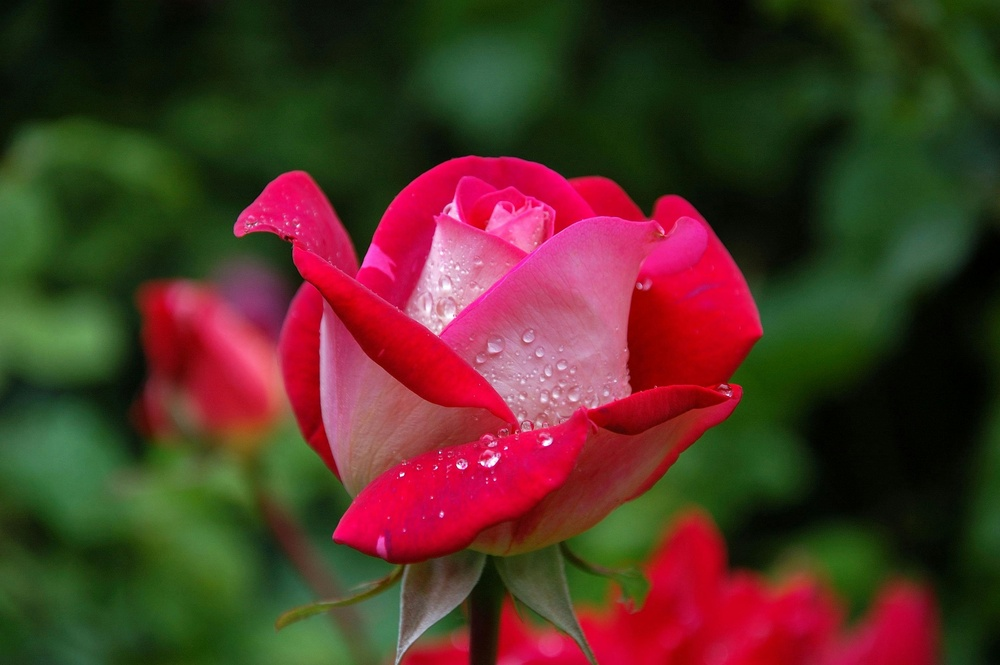
%> input picture test1.jpg, 1000 x 665 px, shrunk from 3008 x 2000 before the run
$ octave filtered_image.m   (GNU Octave 9; MATLAB toolbox functions it lacks are replaced by stand-ins)
%> lines starting %> are read from the running program, lines starting %| are printed output that depends on the picture

image=imread('test1.jpg');
%> image is the input picture: size 665x1000x3 uint8; mean R, G, B 81.6, 51.3, 38.3
subplot(2,2,1),imshow(image),title('Original Image');

noisy_image=imnoise(image,'salt & pepper',0.05);
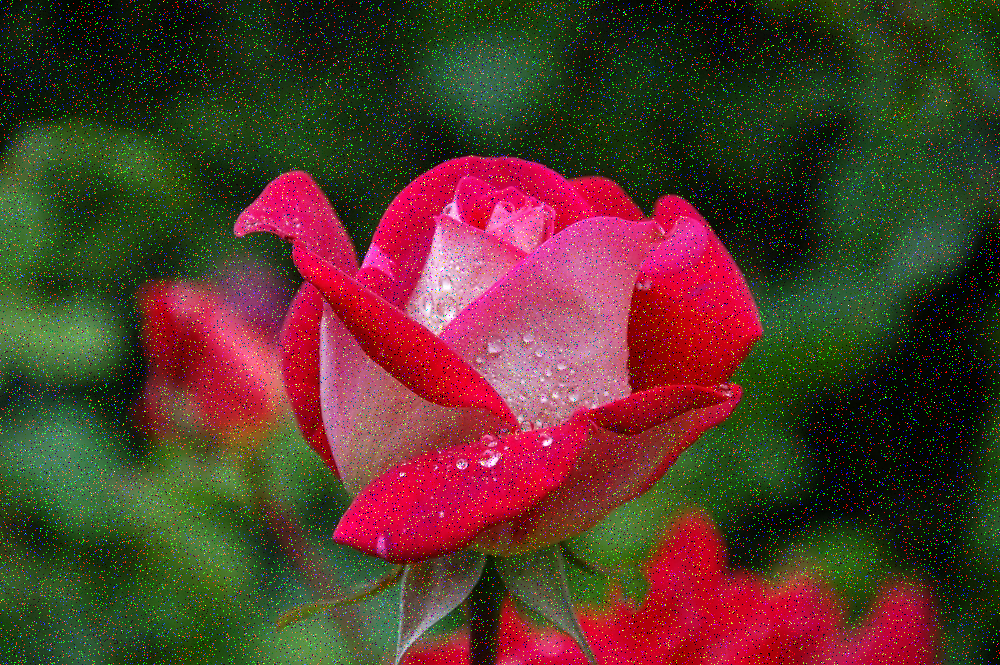
%> noisy_image: size 665x1000x3 uint8; mean R, G, B 83.9, 55.2, 42.7
subplot(2,2,2),imshow(noisy_image),title('Noisy Image');

%Mean filter
mean_filter = ones(3,3)/9;
filter_image = imfilter(noisy_image,mean_filter);
subplot(2,2,3),imshow(filter_image),title('Mean filtered image');

%Mean Square Error (MSE) calculation (Mean Filter)
mse_mean=immse(filter_image,image);
%> mse_mean = 162.4


%Median filter
red_channel=image(:,:,1);
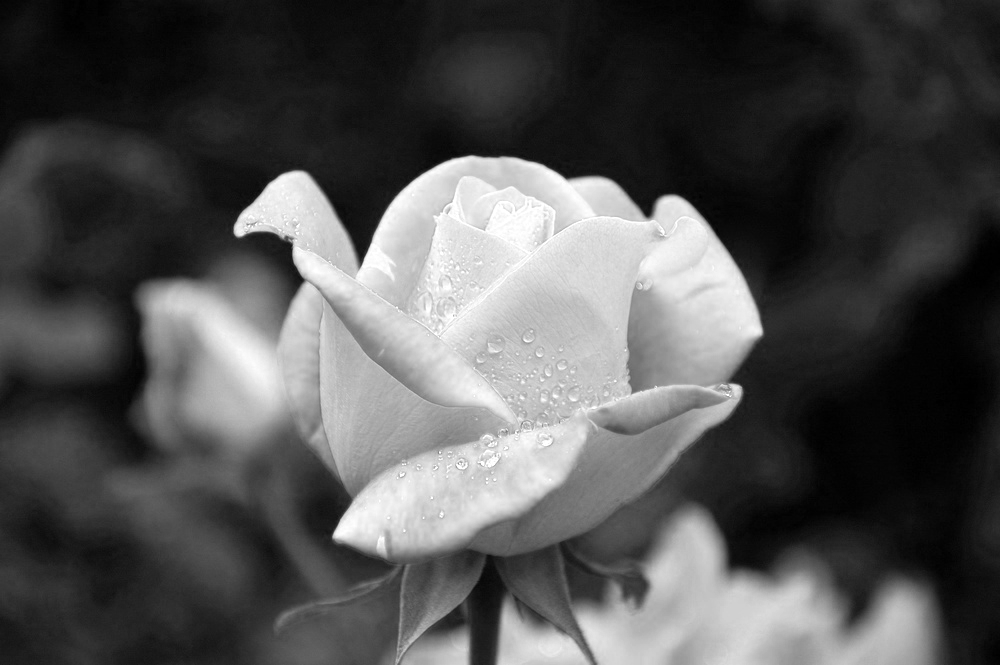
%> red_channel: size 665x1000 uint8; min 0, max 255, mean 81.6
green_channel=image(:,:,2);
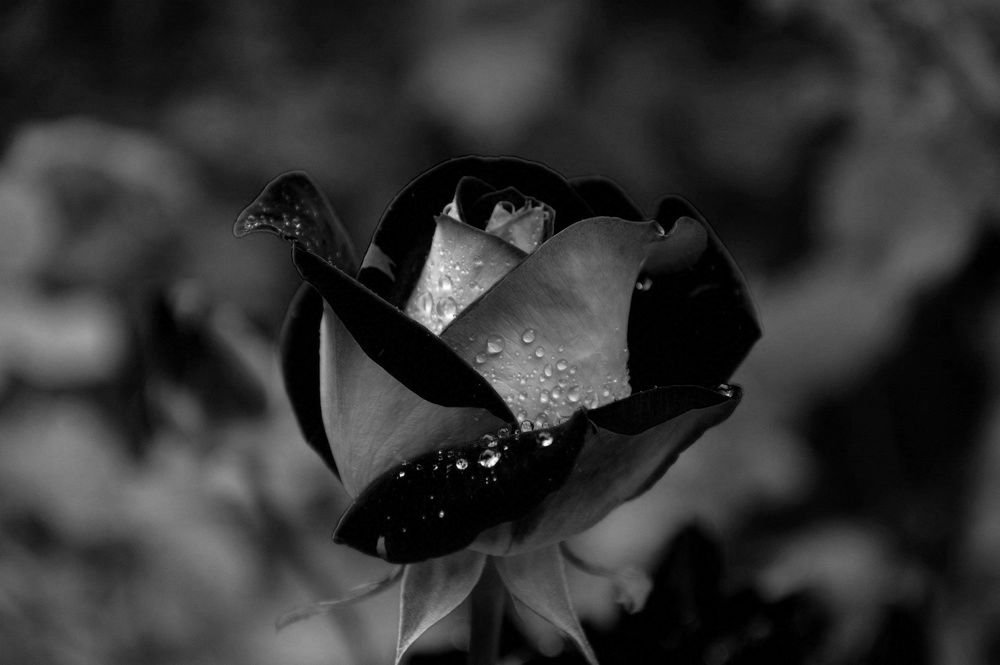
%> green_channel: size 665x1000 uint8; min 0, max 255, mean 51.3

blue_channel=image(:,:,3);
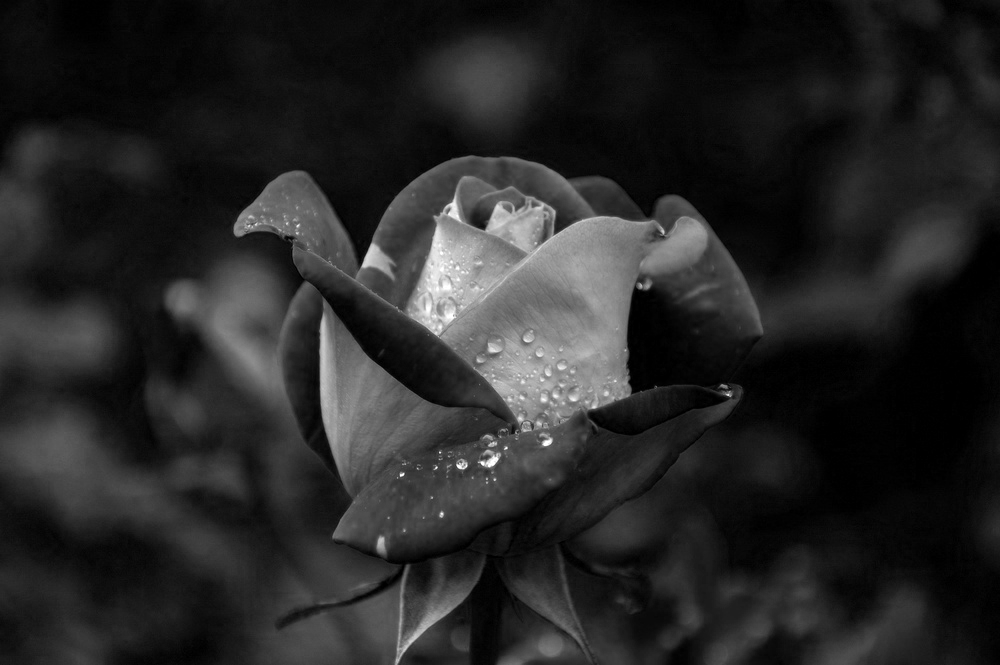
%> blue_channel: size 665x1000 uint8; min 0, max 255, mean 38.3

red_channel= medfilt2(red_channel,[3 3]);
green_channel= medfilt2(green_channel,[3 3]);
blue_channel= medfilt2(blue_channel,[3 3]);
filter_image=cat(3, red_channel, green_channel, blue_channel);
subplot(2,2,4),imshow(filter_image),title('Median filtered image');

%Mean Square Error (MSE) calculation (Median Filter)
mse_median=immse(filter_image,image);
%> mse_median = 4.09

fprintf('Mean Square Error (MSE) for Mean Filter: %.4f\n', mse_mean);
%| Mean Square Error (MSE) for Mean Filter: 162.3782
fprintf('Mean Square Error (MSE) for Median Filter: %.4f\n',mse_median);
%| Mean Square Error (MSE) for Median Filter: 4.0918

$ run again, with test2.jpg copied over test1.jpg
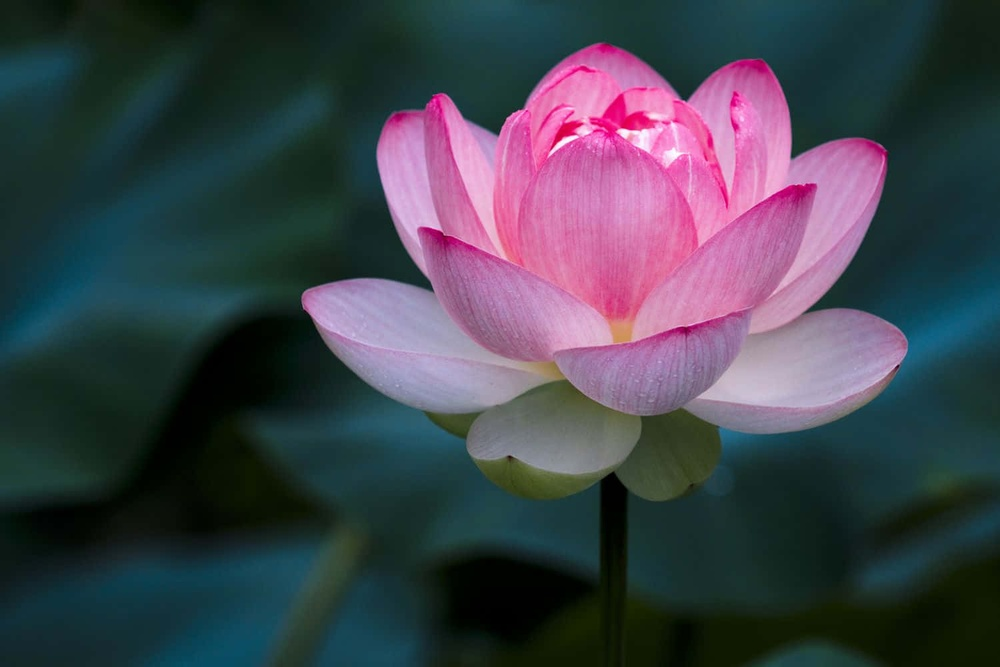
%> input picture test2.jpg, 1000 x 667 px, shrunk from 1500 x 1000 before the run
%> image is the input picture: size 667x1000x3 uint8; mean R, G, B 64.7, 66.4, 76.2
%> `noisy_image=imnoise(image,'salt & pepper',0.05);`:
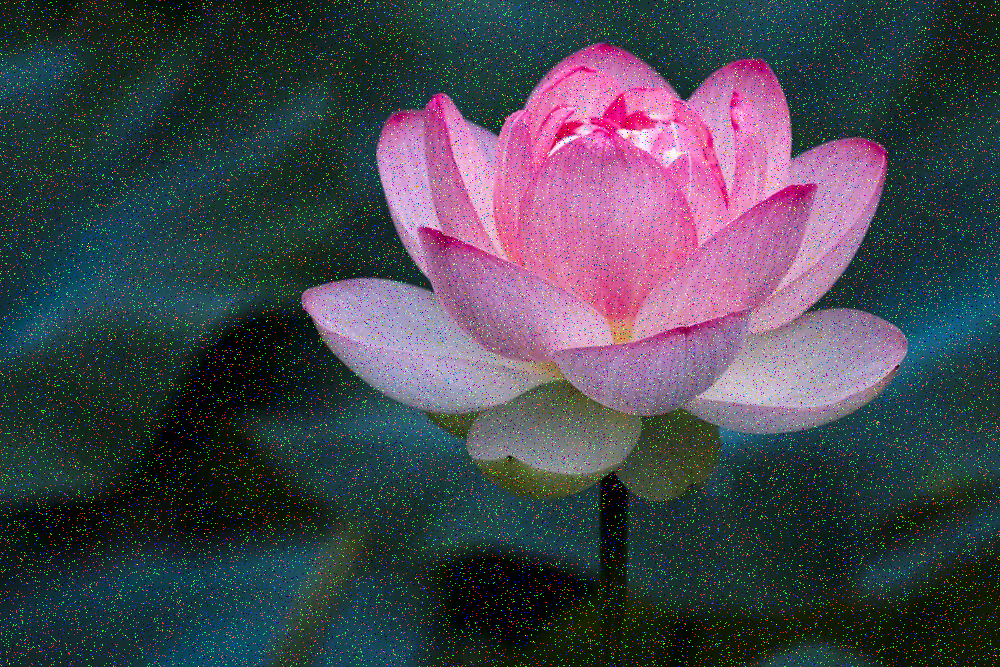
%> noisy_image: size 667x1000x3 uint8; mean R, G, B 67.9, 69.5, 78.7
%> mse_mean = 150.9
%> `blue_channel=image(:,:,3);`:
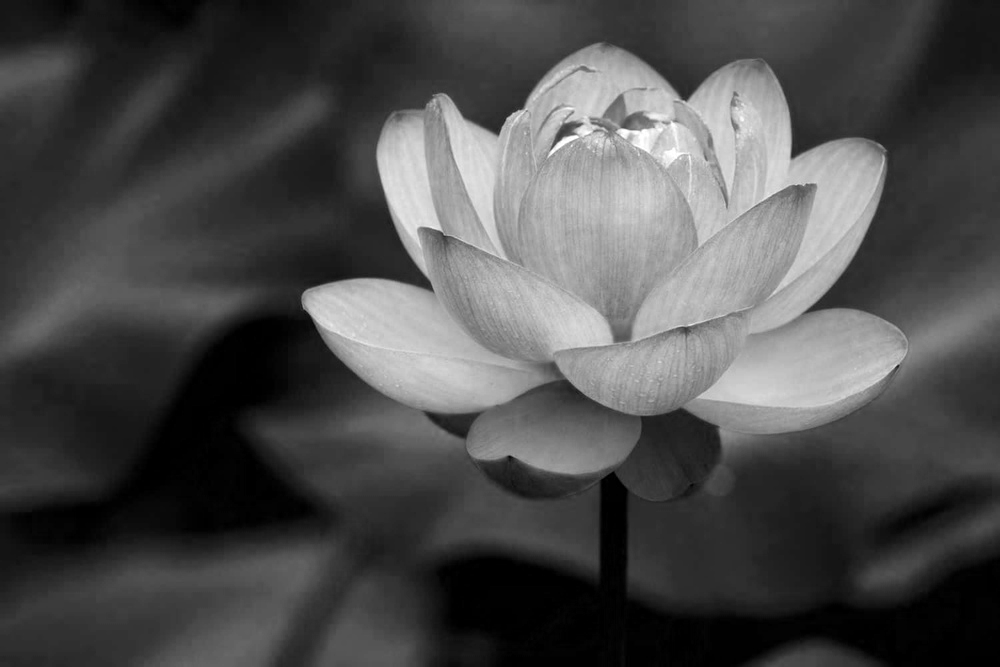
%> blue_channel: size 667x1000 uint8; min 0, max 255, mean 76.2
%> mse_median = 2.16
%| Mean Square Error (MSE) for Mean Filter: 150.8772
%| Mean Square Error (MSE) for Median Filter: 2.1620
